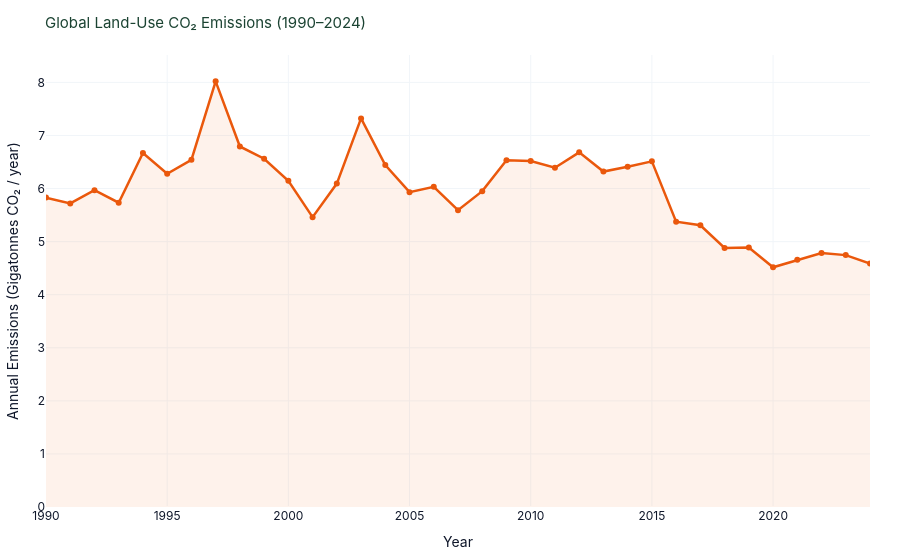

Notebook code for this chart:
### Markdown cell above
### 3. Carbon Emissions from Land-Use Change & Deforestation
Land-use change (predominantly tropical deforestation) releases approximately **4.5 to 5.0 Gigatonnes of CO₂ per year** into the atmosphere, representing ~10-12% of all anthropogenic greenhouse gas emissions.

### Code cell
fig_co2 = create_environmental_impact_chart(df_global)
fig_co2.show()

### Figure 1 — Plotly figure (JSON) as saved in the notebook; plotly's stock layout.template omitted (floating-point values rounded to 4 significant figures)
{"data": [{"fill": "tozeroy", "fillcolor": "rgba(234, 88, 12, 0.08)", "hovertemplate": "<b>Year %{x}</b><br>Emissions: %{y:.2f} Gt CO₂/yr<extra></extra>", "line": {"color": "#ea580c", "width": 2.5}, "marker": {"color": "#ea580c", "size": 6}, "mode": "lines+markers", "name": "CO₂ Emissions from Land-Use Change (Gt CO₂/yr)", "type": "scatter", "x": [1990, 1991, 1992, 1993, 1994, 1995, 1996, 1997, 1998, 1999, 2000, 2001, 2002, 2003, 2004, 2005, 2006, 2007, 2008, 2009, 2010, 2011, 2012, 2013, 2014, 2015, 2016, 2017, 2018, 2019, 2020, 2021, 2022, 2023, 2024], "y": [5.829, 5.72, 5.968, 5.733, 6.669, 6.278, 6.542, 8.02, 6.792, 6.562, 6.146, 5.461, 6.094, 7.321, 6.444, 5.931, 6.034, 5.593, 5.951, 6.535, 6.518, 6.393, 6.682, 6.32, 6.41, 6.513, 5.377, 5.308, 4.882, 4.887, 4.517, 4.657, 4.785, 4.746, 4.586]}], "layout": {"font": {"color": "#0f172a", "family": "Inter, Segoe UI, Arial, sans-serif"}, "hoverlabel": {"bgcolor": "#1b4332", "font": {"color": "white", "family": "Inter, sans-serif", "size": 12}}, "hovermode": "x unified", "legend": {"font": {"size": 11}, "orientation": "h", "x": 1, "xanchor": "right", "y": 1.02, "yanchor": "bottom"}, "margin": {"b": 40, "l": 40, "r": 30, "t": 55}, "paper_bgcolor": "white", "plot_bgcolor": "white", "title": {"font": {"color": "#1b4332", "size": 15}, "text": "Global Land-Use CO₂ Emissions (1990–2024)"}, "xaxis": {"gridcolor": "#f1f5f9", "showgrid": true, "title": {"text": "Year"}}, "yaxis": {"gridcolor": "#f1f5f9", "showgrid": true, "title": {"text": "Annual Emissions (Gigatonnes CO₂ / year)"}}}}
